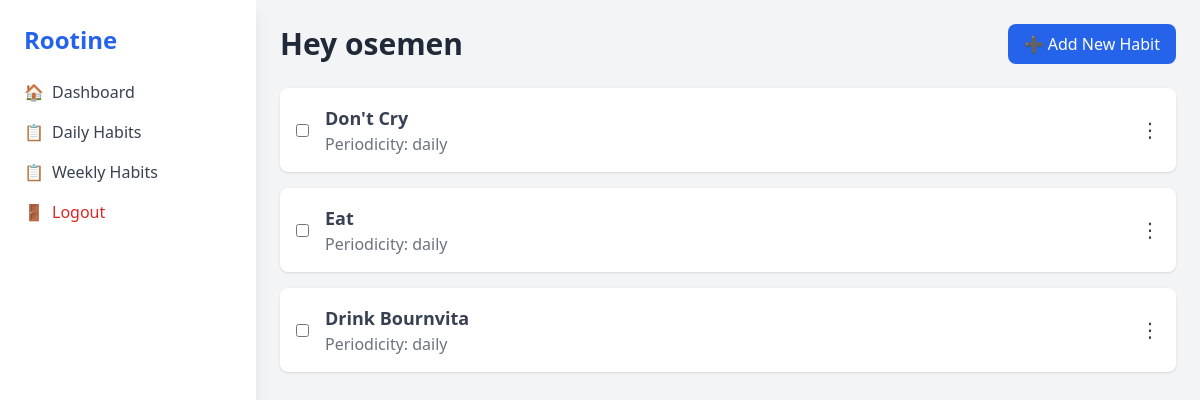
/daily_habit/ (signed in), run on an earlier commit of the app's database.
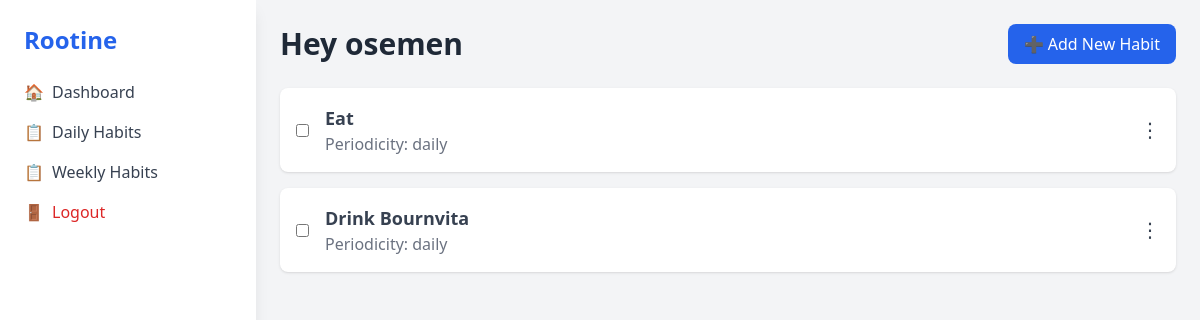
And on a later commit of the database.
### habit/models.py (models this page shows, shortened)
class Habit(models.Model):
    PERIODICITY = [
        ("daily", "Daily"),
        ("weekly", "Weekly")
    ]
    name = models.CharField(max_length=255, unique=True)
    description = models.TextField(max_length= 1000)
    user = models.ForeignKey(User, on_delete=models.CASCADE)
    periodicity = models.CharField(max_length=10, choices=PERIODICITY)
    created_at = models.DateTimeField(auto_now_add=True)
    updated_at = models.DateTimeField(auto_now=True)

### habit/views.py (the view)
# urls.py: path("daily_habit/", views.daily_habit, name="daily_habit"),
@login_required
def daily_habit(request):
    user = request.user
    daily_habits = Habit.objects.filter(user=user).filter(periodicity="daily")
    context = {
        "daily_habits": daily_habits,
        "user": user,
    }
    return render(request, "daily_habit.html", context)

### templates/daily_habit.html (shortened to what this page needs)
{% extends 'base.html' %}
{% load static %}
{% block content %}
<div class="max-w-4xl mx-auto">
    <ul class="space-y-4">
        {% for habit in daily_habits %}
        <li class="flex items-center justify-between bg-white p-4 shadow rounded-lg relative">
            <div class="flex items-center">
                <input type="checkbox" id="habit-{{ habit.id }}" class="mr-4">
                <label for="habit-{{ habit.id }}" class="flex-1">
                    <h3 class="text-lg font-semibold text-gray-700">{{ habit.name }}</h3>
                    <p class="text-gray-500">Periodicity: {{ habit.periodicity }}</p>
                </label>
            </div>
            <div class="relative group inline-block text-left">
                <button class="text-gray-700 text-xl">⋮</button>
            </div>
        </li>
        {% empty %}
        <p class="text-gray-500">No habits to display.</p>
        {% endfor %}
    </ul>
</div>
{% endblock content %}

What changed in the data, as far as the page shows it:
removed Habit: name "Don't Cry", periodicity "daily"
